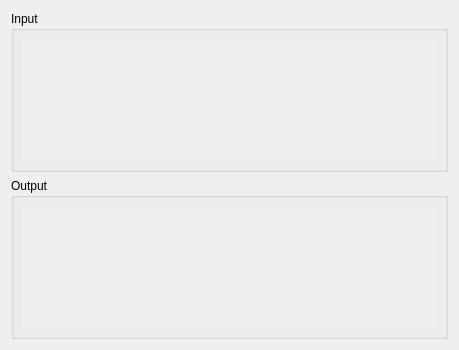
<?xml version="1.0" encoding="UTF-8"?>
<ui version="4.0">
 <class>GraphIOConf138</class>
 <widget class="QWidget" name="GraphIOConf138">
  <property name="geometry">
   <rect>
    <x>0</x>
    <y>0</y>
    <width>459</width>
    <height>350</height>
   </rect>
  </property>
  <property name="windowTitle">
   <string>Form</string>
  </property>
  <layout class="QVBoxLayout" name="verticalLayout" stretch="1,1">
   <item>
    <widget class="QGroupBox" name="ioconf_inputBox">
     <property name="title">
      <string>Input</string>
     </property>
     <layout class="QVBoxLayout" name="verticalLayout_2">
      <item>
       <widget class="QScrollArea" name="scrollArea_input">
        <property name="frameShape">
         <enum>QFrame::NoFrame</enum>
        </property>
        <property name="widgetResizable">
         <bool>true</bool>
        </property>
        <widget class="QWidget" name="scrollAreaWidget_input">
         <property name="geometry">
          <rect>
           <x>0</x>
           <y>0</y>
           <width>421</width>
           <height>131</height>
          </rect>
         </property>
        </widget>
       </widget>
      </item>
     </layout>
    </widget>
   </item>
   <item>
    <widget class="QGroupBox" name="ioconf_outputBox">
     <property name="contextMenuPolicy">
      <enum>Qt::ActionsContextMenu</enum>
     </property>
     <property name="title">
      <string>Output</string>
     </property>
     <layout class="QVBoxLayout" name="verticalLayout_3">
      <item>
       <widget class="QScrollArea" name="scrollArea_output">
        <property name="frameShape">
         <enum>QFrame::NoFrame</enum>
        </property>
        <property name="widgetResizable">
         <bool>true</bool>
        </property>
        <widget class="QWidget" name="scrollAreaWidget_output">
         <property name="geometry">
          <rect>
           <x>0</x>
           <y>0</y>
           <width>421</width>
           <height>131</height>
          </rect>
         </property>
        </widget>
       </widget>
      </item>
     </layout>
    </widget>
   </item>
  </layout>
 </widget>
 <resources/>
 <connections/>
</ui>
